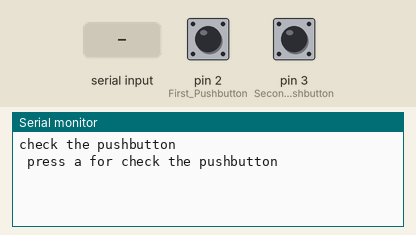
Recording of a sketch running on a simulated Arduino Uno, built with avr-gcc and run on an emulated ATmega328P. On the bench: the last lines printed to the serial monitor. Inputs (shaded band) come from the test bench; at power-on: pin 2 (First_Pushbutton) LOW, pin 3 (Second_Pushbutton) LOW.

Above: at 1.2 s.
1.3 s: "A" received over Serial
At 1.37 s:
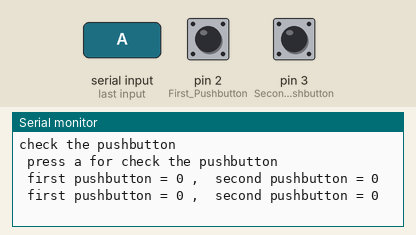
3.2 s: pin 2 (First_Pushbutton) pulled HIGH for 0.15 s
At 3.31 s:
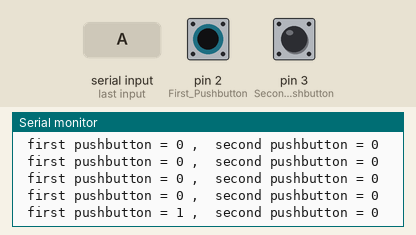
6.3 s: pin 3 (Second_Pushbutton) pulled HIGH for 0.15 s
At 6.41 s:
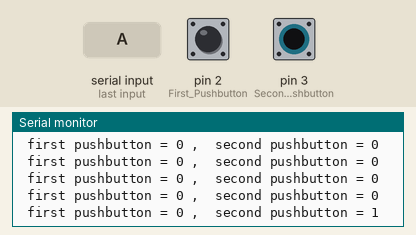

Measured:
- after the input at 1.3 s, the serial monitor: prints a new line at once (image 1)
- after the input at 3.2 s, the serial monitor: prints a new line after 0.10 s (image 2)
- after the input at 6.3 s, the serial monitor: prints a new line after 0.09 s (image 3)

The sketch:

pushbutton.ino
```cpp
// check the pushbutton
// first pushbutton connect on d2
// second pushbutton connect on d3

#include<Arduino.h>

const int First_Pushbutton = 2;
const int Second_Pushbutton = 3;

// define the global variable
int First_Pushbutton_Value = 0;
int Second_Pushbutton_Value = 0;


void setup(){
    // define the bud rate in this case i am using 9600 bits per second (bps)

    Serial.begin(9600);

    // define the pinMode
    pinMode(First_Pushbutton , INPUT);
    pinMode(Second_Pushbutton , INPUT);

    Serial.println("check the pushbutton ");
    Serial.println(" press a for check the pushbutton ");
}

void loop(){

    if(Serial.available() > 0 ){
        char command = Serial.read();

        if(command == 'A' || command == 'a'){

            for(int a = 0 ; a<= 1000 ; a++){
                First_Pushbutton_Value = digitalRead(First_Pushbutton);
                Second_Pushbutton_Value = digitalRead(Second_Pushbutton);

                // print on the serial monitor
                Serial.print(" first pushbutton = ");
                Serial.print(First_Pushbutton_Value);
                Serial.print(" , ");

                Serial.print(" second pushbutton = ");
                Serial.println(Second_Pushbutton_Value);

                // define the delay
                delay(10); //delay for 10 millisecond

            }


        }
    }


}
```
